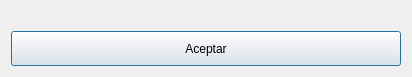
<?xml version="1.0" encoding="UTF-8"?>
<ui version="4.0">
 <class>Dialog</class>
 <widget class="QDialog" name="Dialog">
  <property name="geometry">
   <rect>
    <x>0</x>
    <y>0</y>
    <width>412</width>
    <height>77</height>
   </rect>
  </property>
  <property name="windowTitle">
   <string>Advertencia</string>
  </property>
  <layout class="QVBoxLayout" name="verticalLayout">
   <item>
    <widget class="QFrame" name="frame">
     <property name="sizePolicy">
      <sizepolicy hsizetype="Preferred" vsizetype="Fixed">
       <horstretch>0</horstretch>
       <verstretch>0</verstretch>
      </sizepolicy>
     </property>
     <property name="styleSheet">
      <string notr="true">QFrame#frame {
border: none;
}</string>
     </property>
     <property name="frameShape">
      <enum>QFrame::StyledPanel</enum>
     </property>
     <property name="frameShadow">
      <enum>QFrame::Raised</enum>
     </property>
     <layout class="QHBoxLayout" name="horizontalLayout">
      <property name="leftMargin">
       <number>0</number>
      </property>
      <property name="topMargin">
       <number>0</number>
      </property>
      <property name="rightMargin">
       <number>0</number>
      </property>
      <property name="bottomMargin">
       <number>0</number>
      </property>
      <item>
       <widget class="QLabel" name="msgError">
        <property name="sizePolicy">
         <sizepolicy hsizetype="Preferred" vsizetype="Fixed">
          <horstretch>0</horstretch>
          <verstretch>0</verstretch>
         </sizepolicy>
        </property>
        <property name="styleSheet">
         <string notr="true"/>
        </property>
        <property name="text">
         <string/>
        </property>
        <property name="alignment">
         <set>Qt::AlignCenter</set>
        </property>
       </widget>
      </item>
     </layout>
    </widget>
   </item>
   <item>
    <widget class="QPushButton" name="btn_aceptar_error">
     <property name="minimumSize">
      <size>
       <width>0</width>
       <height>35</height>
      </size>
     </property>
     <property name="cursor">
      <cursorShape>PointingHandCursor</cursorShape>
     </property>
     <property name="text">
      <string>Aceptar</string>
     </property>
    </widget>
   </item>
  </layout>
 </widget>
 <resources/>
 <connections/>
</ui>
